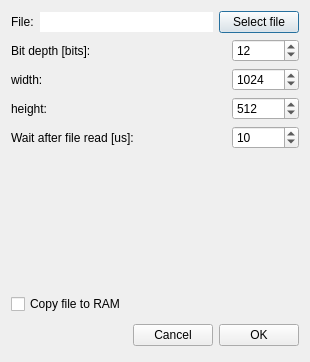
<?xml version="1.0" encoding="UTF-8"?>
<ui version="4.0">
 <class>BeamSystemSettingsDialog</class>
 <widget class="QDialog" name="BeamSystemSettingsDialog">
  <property name="geometry">
   <rect>
    <x>0</x>
    <y>0</y>
    <width>310</width>
    <height>362</height>
   </rect>
  </property>
  <property name="sizePolicy">
   <sizepolicy hsizetype="Preferred" vsizetype="Preferred">
    <horstretch>0</horstretch>
    <verstretch>0</verstretch>
   </sizepolicy>
  </property>
  <property name="windowTitle">
   <string>Dialog</string>
  </property>
  <layout class="QHBoxLayout" name="horizontalLayout_10">
   <item>
    <layout class="QVBoxLayout" name="verticalLayout">
     <item>
      <layout class="QHBoxLayout" name="horizontalLayout_4">
       <item>
        <widget class="QLabel" name="label">
         <property name="text">
          <string>File:</string>
         </property>
        </widget>
       </item>
       <item>
        <widget class="QLineEdit" name="lineEdit">
         <property name="text">
          <string/>
         </property>
         <property name="frame">
          <bool>false</bool>
         </property>
         <property name="readOnly">
          <bool>true</bool>
         </property>
        </widget>
       </item>
       <item>
        <widget class="QPushButton" name="pushButton_selectFile">
         <property name="text">
          <string>Select file</string>
         </property>
        </widget>
       </item>
      </layout>
     </item>
     <item>
      <layout class="QHBoxLayout" name="horizontalLayout_6">
       <item>
        <widget class="QLabel" name="label_6">
         <property name="text">
          <string>Bit depth [bits]:</string>
         </property>
        </widget>
       </item>
       <item>
        <spacer name="spacer_5">
         <property name="orientation">
          <enum>Qt::Horizontal</enum>
         </property>
         <property name="sizeHint" stdset="0">
          <size>
           <width>38</width>
           <height>13</height>
          </size>
         </property>
        </spacer>
       </item>
       <item>
        <widget class="QSpinBox" name="spinBox_bitDepth">
         <property name="toolTip">
          <string>&lt;html&gt;&lt;head/&gt;&lt;body&gt;&lt;p&gt;Bit depth of each sample.&lt;/p&gt;&lt;/body&gt;&lt;/html&gt;</string>
         </property>
         <property name="whatsThis">
          <string>Bit depth of each sample. The exact value depends on the dimensions of the chosen raw data. Common values are 8 bit, 12 bit and 16 bit.</string>
         </property>
         <property name="minimum">
          <number>8</number>
         </property>
         <property name="maximum">
          <number>10000000</number>
         </property>
         <property name="value">
          <number>12</number>
         </property>
        </widget>
       </item>
      </layout>
     </item>
     <item>
      <layout class="QHBoxLayout" name="horizontalLayout">
       <item>
        <widget class="QLabel" name="label_2">
         <property name="text">
          <string>width:</string>
         </property>
        </widget>
       </item>
       <item>
        <spacer name="spacer">
         <property name="orientation">
          <enum>Qt::Horizontal</enum>
         </property>
         <property name="sizeHint" stdset="0">
          <size>
           <width>38</width>
           <height>13</height>
          </size>
         </property>
        </spacer>
       </item>
       <item>
        <widget class="QSpinBox" name="spinBox_width">
         <property name="toolTip">
          <string>&lt;html&gt;&lt;head/&gt;&lt;body&gt;&lt;p&gt;Samples per raw a-scan. This needs to be an even number. &lt;/p&gt;&lt;/body&gt;&lt;/html&gt;</string>
         </property>
         <property name="whatsThis">
          <string>Samples per raw a-scan. This needs to be an even number. The exact value depends on the dimensions of the chosen raw data. Typical values are multiple of 128 such as 1024.</string>
         </property>
         <property name="minimum">
          <number>2</number>
         </property>
         <property name="maximum">
          <number>10000000</number>
         </property>
         <property name="singleStep">
          <number>2</number>
         </property>
         <property name="value">
          <number>1024</number>
         </property>
        </widget>
       </item>
      </layout>
     </item>
     <item>
      <layout class="QHBoxLayout" name="horizontalLayout_2">
       <item>
        <widget class="QLabel" name="label_3">
         <property name="text">
          <string>height:</string>
         </property>
        </widget>
       </item>
       <item>
        <spacer name="spacer_2">
         <property name="orientation">
          <enum>Qt::Horizontal</enum>
         </property>
         <property name="sizeHint" stdset="0">
          <size>
           <width>38</width>
           <height>13</height>
          </size>
         </property>
        </spacer>
       </item>
       <item>
        <widget class="QSpinBox" name="spinBox_height">
         <property name="toolTip">
          <string>&lt;html&gt;&lt;head/&gt;&lt;body&gt;&lt;p&gt;A-scans per b-scan&lt;/p&gt;&lt;/body&gt;&lt;/html&gt;</string>
         </property>
         <property name="whatsThis">
          <string>A-scans per b-scan. The exact value depends on the dimensions of the chosen raw data. Typical values are 256, 320, 512 and 1024.</string>
         </property>
         <property name="minimum">
          <number>2</number>
         </property>
         <property name="maximum">
          <number>10000000</number>
         </property>
         <property name="value">
          <number>512</number>
         </property>
        </widget>
       </item>
      </layout>
     </item>
     <item>
      <layout class="QHBoxLayout" name="horizontalLayout_5">
       <item>
        <widget class="QLabel" name="label_5">
         <property name="text">
          <string>Wait after file read [us]:</string>
         </property>
        </widget>
       </item>
       <item>
        <spacer name="spacer_4">
         <property name="orientation">
          <enum>Qt::Horizontal</enum>
         </property>
         <property name="sizeHint" stdset="0">
          <size>
           <width>38</width>
           <height>13</height>
          </size>
         </property>
        </spacer>
       </item>
       <item>
        <widget class="QSpinBox" name="spinBox_waitTime">
         <property name="toolTip">
          <string>&lt;html&gt;&lt;head/&gt;&lt;body&gt;&lt;p&gt;Wait time after reading a single buffer.&lt;/p&gt;&lt;/body&gt;&lt;/html&gt;</string>
         </property>
         <property name="whatsThis">
          <string>Artificially generated waiting time after reading a single buffer to simulate slow acquisition systems.</string>
         </property>
         <property name="maximum">
          <number>10000000</number>
         </property>
         <property name="value">
          <number>10</number>
         </property>
        </widget>
       </item>
      </layout>
     </item>
     <item>
      <spacer name="verticalSpacer">
       <property name="orientation">
        <enum>Qt::Vertical</enum>
       </property>
       <property name="sizeHint" stdset="0">
        <size>
         <width>20</width>
         <height>13</height>
        </size>
       </property>
      </spacer>
     </item>
     <item>
      <widget class="QCheckBox" name="checkBox_copyFileToRam">
       <property name="toolTip">
        <string>&lt;html&gt;&lt;head/&gt;&lt;body&gt;&lt;p&gt;Copy entire raw file to RAM to speed up data transfer to OCTproZ. For very large files this should be disabled. This option only has an effect if buffers to read from file is greater than two.  &lt;/p&gt;&lt;/body&gt;&lt;/html&gt;</string>
       </property>
       <property name="whatsThis">
        <string>Copy entire raw file to RAM to speed up data transfer to OCTproZ. For very large files this should be disabled. This option only has an effect if buffers to read from file is greater than two. </string>
       </property>
       <property name="text">
        <string>Copy file to RAM</string>
       </property>
      </widget>
     </item>
     <item>
      <layout class="QHBoxLayout">
       <property name="spacing">
        <number>6</number>
       </property>
       <property name="leftMargin">
        <number>0</number>
       </property>
       <property name="topMargin">
        <number>0</number>
       </property>
       <property name="rightMargin">
        <number>0</number>
       </property>
       <property name="bottomMargin">
        <number>0</number>
       </property>
       <item>
        <spacer>
         <property name="orientation">
          <enum>Qt::Horizontal</enum>
         </property>
         <property name="sizeHint" stdset="0">
          <size>
           <width>131</width>
           <height>31</height>
          </size>
         </property>
        </spacer>
       </item>
       <item>
        <widget class="QPushButton" name="cancelButton">
         <property name="text">
          <string>Cancel</string>
         </property>
        </widget>
       </item>
       <item>
        <widget class="QPushButton" name="okButton">
         <property name="text">
          <string>OK</string>
         </property>
        </widget>
       </item>
      </layout>
     </item>
    </layout>
   </item>
  </layout>
 </widget>
 <resources>
  <include location="../resources.qrc"/>
 </resources>
 <connections>
  <connection>
   <sender>okButton</sender>
   <signal>clicked()</signal>
   <receiver>BeamSystemSettingsDialog</receiver>
   <slot>accept()</slot>
   <hints>
    <hint type="sourcelabel">
     <x>278</x>
     <y>253</y>
    </hint>
    <hint type="destinationlabel">
     <x>96</x>
     <y>254</y>
    </hint>
   </hints>
  </connection>
  <connection>
   <sender>cancelButton</sender>
   <signal>clicked()</signal>
   <receiver>BeamSystemSettingsDialog</receiver>
   <slot>reject()</slot>
   <hints>
    <hint type="sourcelabel">
     <x>369</x>
     <y>253</y>
    </hint>
    <hint type="destinationlabel">
     <x>179</x>
     <y>282</y>
    </hint>
   </hints>
  </connection>
 </connections>
</ui>
